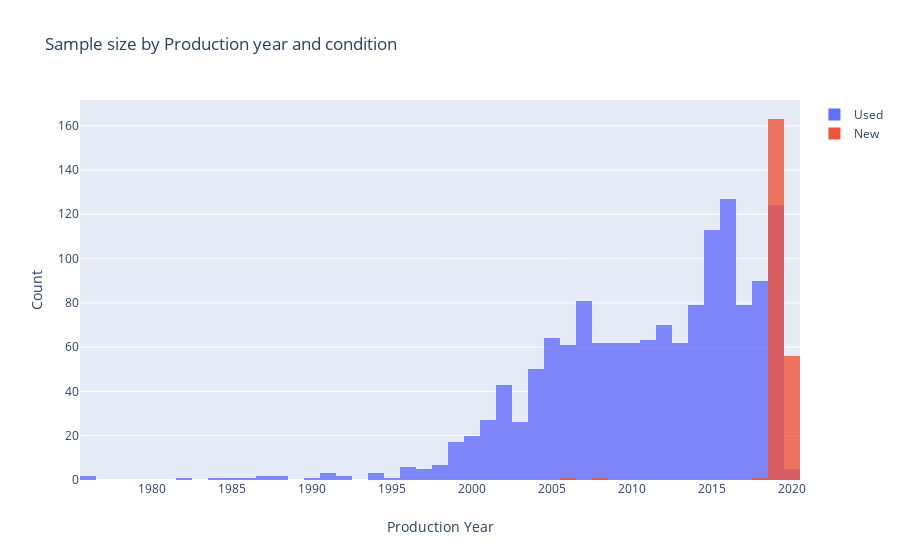

Notebook code for this chart:
### Markdown cell above
Our sample is dominated by Used models with about 15% of the sample beeing new cars. This is desired characteristic, as one of the main goals of this project is to analyse deprecation over time

### Code cell
data=[]
for condition in df.Condition.unique():
    trace=go.Histogram(x=df[df.Condition==condition].Production_year,
        marker=dict(
    
        opacity=0.8
        ),
        name=condition)
    data.append(trace)


figure=go.Figure(
    data=data,
    layout=go.Layout(
    
        barmode="overlay",
        title="Sample size by Production year and condition",
        yaxis=dict(title="Count"),
        xaxis=dict(title="Production Year")

    
    ))
iplot(figure)

### Figure 1 — Plotly figure (JSON) as saved in the notebook; plotly's stock layout.template omitted (floating-point values rounded to 4 significant figures; data arrays with more than 128 entries replaced by an {"elided": "..."} marker saying what was removed)
{"data": [{"marker": {"opacity": 0.8}, "name": "Used", "type": "histogram", "x": {"elided": "1425 int values"}}, {"marker": {"opacity": 0.8}, "name": "New", "type": "histogram", "x": {"elided": "222 int values"}}], "layout": {"barmode": "overlay", "title": {"text": "Sample size by Production year and condition"}, "xaxis": {"title": {"text": "Production Year"}}, "yaxis": {"title": {"text": "Count"}}}}
